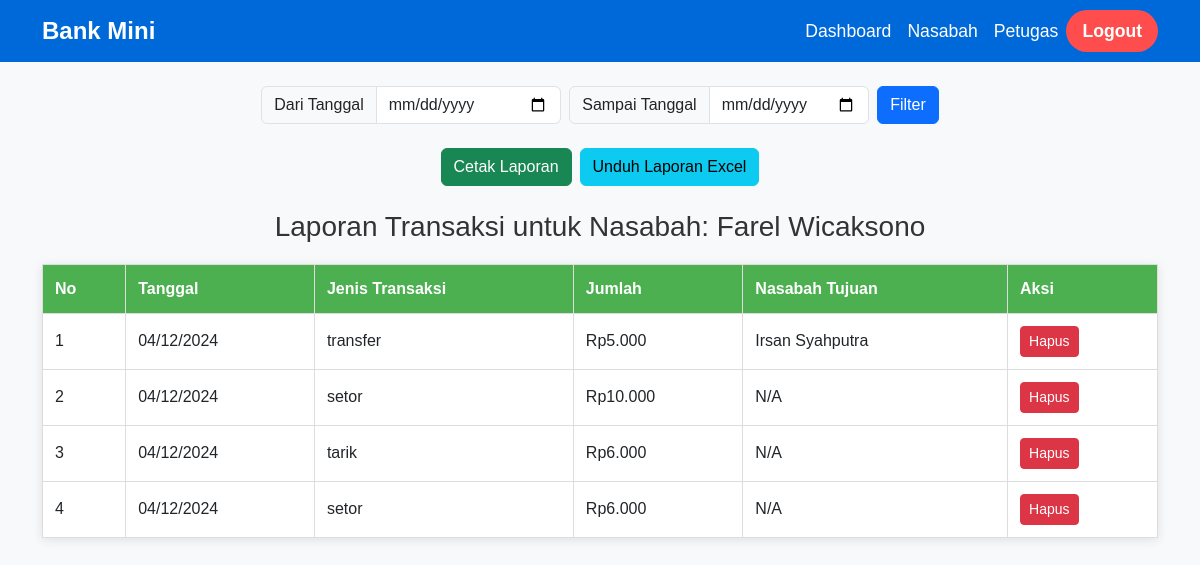
Page /admin/laporan_transaksi.php?id=1 (signed in) on the committed database.
### tables this page shows
CREATE TABLE `nasabah` (
  `id_nasabah` int(11) NOT NULL,
  `nama` varchar(100) NOT NULL,
  `alamat` varchar(255) NOT NULL,
  `no_telepon` varchar(15) NOT NULL,
  `tanggal_lahir` date NOT NULL,
  `no_rekening` varchar(20) NOT NULL,
  `saldo` int(11) DEFAULT NULL
);

CREATE TABLE `transaksi` (
  `id_transaksi` int(11) NOT NULL,
  `id_nasabah` int(11) NOT NULL,
  `id_nasabah_tujuan` int(11) DEFAULT NULL,
  `tanggal` datetime DEFAULT current_timestamp(),
  `jenis_transaksi` enum('setor','tarik','transfer') NOT NULL,
  `jumlah` int(11) NOT NULL
);

### admin/laporan_transaksi.php (the view, shortened to what this page needs)
<?php
require '../db.php';
$id_nasabah = $_GET['id'];
$result_nasabah = $conn->query("SELECT * FROM nasabah WHERE id_nasabah = $id_nasabah");
$nasabah = $result_nasabah->fetch_assoc();
$start_date = isset($_POST['start_date']) ? $_POST['start_date'] : '';
$end_date = isset($_POST['end_date']) ? $_POST['end_date'] : '';
$query = "SELECT * FROM transaksi WHERE id_nasabah = $id_nasabah";
$result_transaksi = $conn->query($query);
?>
<!DOCTYPE html>
<html lang="id">
<head>
    <link rel="stylesheet" href="../assets/css/bootstrap.min.css">
</head>
<body>
    <nav class="navbar navbar-expand-lg navbar-dark bg-primary">
        <div class="container">
            <a class="navbar-brand" href="#">Bank Mini</a>
            <div class="collapse navbar-collapse" id="navbarNav">
                <ul class="navbar-nav ms-auto">
                    <li class="nav-item">
                        <a class="nav-link" href="dashboard.php">Dashboard</a>
                    </li>
                    <li class="nav-item">
                        <a class="nav-link active" href="data_nasabah.php">Nasabah</a>
                    </li>
                    <li class="nav-item">
                        <a class="nav-link" href="data_petugas.php">Petugas</a>
                    </li>
                    <li class="nav-item">
                        <a class="nav-link text-danger" href="../logout.php">Logout</a>
                    </li>
                </ul>
            </div>
        </div>
    </nav>
<div class="container mt-4">
    <form method="POST" class="mb-4 d-flex justify-content-center">
        <div class="input-group me-2" style="max-width: 300px;">
            <span class="input-group-text">Dari Tanggal</span>
            <input type="date" name="start_date" value="<?= $start_date ?>" class="form-control">
        </div>
        <div class="input-group me-2" style="max-width: 300px;">
            <span class="input-group-text">Sampai Tanggal</span>
            <input type="date" name="end_date" value="<?= $end_date ?>" class="form-control">
        </div>
        <button type="submit" class="btn btn-primary">Filter</button>
    </form>
    <div class="d-flex justify-content-center mb-4">
        <a href="#" onclick="printReport(<?= $id_nasabah ?>)" class="btn btn-success me-2">Cetak Laporan</a>
        <a href="laporan_excel.php?id=<?= $id_nasabah ?>" class="btn btn-info">Unduh Laporan Excel</a>
    </div>
    <h3>Laporan Transaksi untuk Nasabah: <?= htmlspecialchars($nasabah['nama']) ?></h3>
    <table>
        <thead>
            <tr>
                <th>No</th>
                <th>Tanggal</th>
                <th>Jenis Transaksi</th>
                <th>Jumlah</th>
                <th>Nasabah Tujuan</th>
                <th>Aksi</th>
            </tr>
        </thead>
        <tbody>
            <?php
            $no = 1;
            while ($transaksi = $result_transaksi->fetch_assoc()):
                $id_nasabah_tujuan = isset($transaksi['id_nasabah_tujuan']) ? $transaksi['id_nasabah_tujuan'] : null;
                $nasabah_tujuan = null;
                if ($id_nasabah_tujuan) {
                    $result_tujuan = $conn->query("SELECT nama FROM nasabah WHERE id_nasabah = $id_nasabah_tujuan");
                    if ($result_tujuan && $result_tujuan->num_rows > 0) {
                        $nasabah_tujuan = $result_tujuan->fetch_assoc();
                    }
                }
            ?>
            <tr>
                <td><?= $no++ ?></td>
                <td><?= date('d/m/Y', strtotime($transaksi['tanggal'])) ?></td>
                <td><?= htmlspecialchars($transaksi['jenis_transaksi']) ?></td>
                <td>Rp<?= number_format($transaksi['jumlah'], 0, ',', '.') ?></td>
                <td><?= htmlspecialchars($nasabah_tujuan['nama'] ?? 'N/A') ?></td>
                <td>
                    <form method="POST" style="display:inline;">
                        <button type="submit" name="delete" class="btn btn-danger btn-sm">Hapus</button>
                    </form>
                </td>
            </tr>
            <?php endwhile; ?>
        </tbody>
    </table>
</div>
</body>
</html>

### admin/laporan_transaksi.php (style rules this page uses)
body { font-family: 'Arial', sans-serif; background-color: #f8f9fa; }
.navbar { background-color: #0069d9 !important; }
.navbar-brand { font-weight: bold; font-size: 1.5rem; }
.navbar-nav .nav-link { color: white !important; font-size: 1.1rem; padding: 0.5rem 1rem; transition: color 0.3s ease-in-out; }
.navbar-nav .nav-item .nav-link.text-danger { font-size: 1.1rem; font-weight: bold; background-color: #ff4d4d; border-radius: 25px; padding: 8px 16px; transition: background-color 0.3s, transform 0.3s; }
h3 { text-align: center; color: #333; }
table { width: 100%; border-collapse: collapse; margin-top: 20px; background-color: #fff; box-shadow: 0 2px 10px rgba(0, 0, 0, 0.1); }
th, td { border: 1px solid #ddd; padding: 12px; text-align: left; }
th { background-color: #4CAF50; color: white; }

### rows in the picture
nasabah: nama "Farel Wicaksono"
transaksi: tanggal "04/12/2024", jenis_transaksi "transfer", jumlah "5.000", id_nasabah_tujuan.nama "Irsan Syahputra"
transaksi: tanggal "04/12/2024", jenis_transaksi "setor", jumlah "10.000", nama "N/A"
transaksi: tanggal "04/12/2024", jenis_transaksi "tarik", jumlah "6.000", nama "N/A"
transaksi: tanggal "04/12/2024", jenis_transaksi "setor", jumlah "6.000", nama "N/A"
